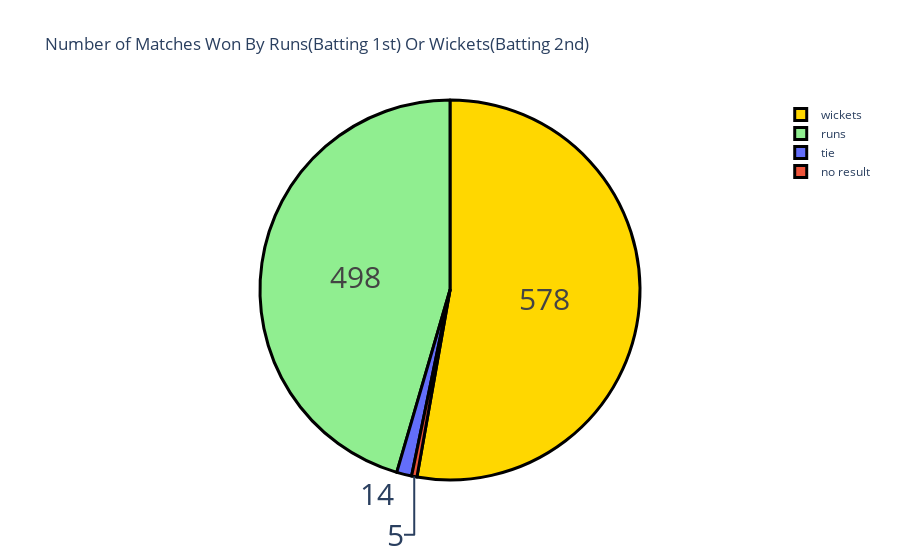

The notebook cell saved with this chart:
### Code cell
result = data['result'].value_counts()
label = result.index
counts = result.values
colors = ['gold', 'lightgreen']

fig = go.Figure(data=[go.Pie(labels=label, values=counts)])
fig.update_layout(title_text='Number of Matches Won By Runs(Batting 1st) Or Wickets(Batting 2nd)')
fig.update_traces(hoverinfo='label+percent', textinfo='value', textfont_size=30,
                  marker=dict(colors=colors, line=dict(color='black', width=3)))
fig.show()

### Figure 1 — Plotly figure (JSON) as saved in the notebook; plotly's stock layout.template omitted (floating-point values rounded to 4 significant figures)
{"data": [{"hoverinfo": "label+percent", "labels": ["wickets", "runs", "tie", "no result"], "marker": {"colors": ["gold", "lightgreen"], "line": {"color": "black", "width": 3}}, "textfont": {"size": 30}, "textinfo": "value", "type": "pie", "values": [578, 498, 14, 5]}], "layout": {"autosize": true, "title": {"text": "Number of Matches Won By Runs(Batting 1st) Or Wickets(Batting 2nd)"}}}
